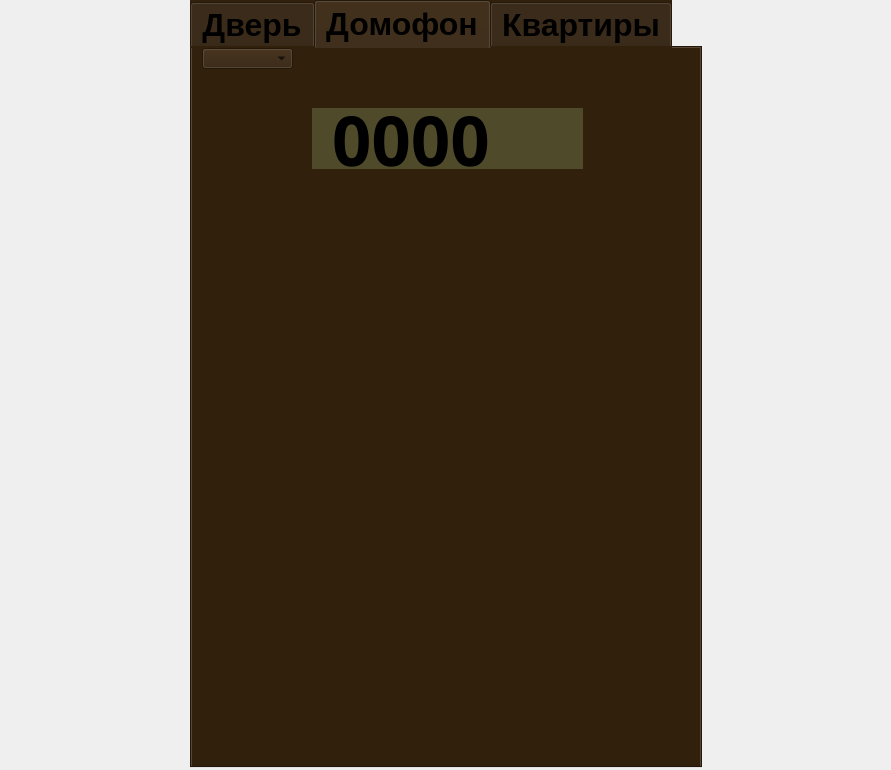
<?xml version="1.0" encoding="UTF-8"?>
<ui version="4.0">
 <class>MainWindow</class>
 <widget class="QMainWindow" name="MainWindow">
  <property name="enabled">
   <bool>true</bool>
  </property>
  <property name="geometry">
   <rect>
    <x>0</x>
    <y>0</y>
    <width>891</width>
    <height>770</height>
   </rect>
  </property>
  <property name="windowTitle">
   <string>MainWindow</string>
  </property>
  <property name="autoFillBackground">
   <bool>false</bool>
  </property>
  <widget class="QWidget" name="centralwidget">
   <property name="styleSheet">
    <string notr="true">#centralwidget  {background-image:  url(:/new/prefix1/images/background.png);}</string>
   </property>
   <widget class="QTabWidget" name="tabdoor">
    <property name="geometry">
     <rect>
      <x>190</x>
      <y>0</y>
      <width>512</width>
      <height>768</height>
     </rect>
    </property>
    <property name="font">
     <font>
      <family>MS Sans Serif</family>
      <pointsize>24</pointsize>
      <bold>true</bold>
     </font>
    </property>
    <property name="cursor">
     <cursorShape>ArrowCursor</cursorShape>
    </property>
    <property name="styleSheet">
     <string notr="true">background-color: rgb(49, 32, 12);</string>
    </property>
    <property name="tabPosition">
     <enum>QTabWidget::North</enum>
    </property>
    <property name="tabShape">
     <enum>QTabWidget::Rounded</enum>
    </property>
    <property name="currentIndex">
     <number>1</number>
    </property>
    <widget class="QWidget" name="tabDoor">
     <property name="styleSheet">
      <string notr="true">border-image: url(:/new/prefix1/images/door_close.png);</string>
     </property>
     <property name="inputMethodHints">
      <set>Qt::ImhNone</set>
     </property>
     <attribute name="title">
      <string>Дверь</string>
     </attribute>
     <widget class="QStackedWidget" name="stackedDoor">
      <property name="geometry">
       <rect>
        <x>0</x>
        <y>0</y>
        <width>511</width>
        <height>741</height>
       </rect>
      </property>
      <property name="currentIndex">
       <number>0</number>
      </property>
      <widget class="QWidget" name="lockDoor">
       <property name="styleSheet">
        <string notr="true">border-image: url(:/new/prefix1/images/door_close.png);</string>
       </property>
      </widget>
      <widget class="QWidget" name="openDoor">
       <property name="styleSheet">
        <string notr="true">border-image: url(:/new/prefix1/images/door_open.png);</string>
       </property>
      </widget>
     </widget>
    </widget>
    <widget class="QWidget" name="tabIntercom">
     <property name="styleSheet">
      <string notr="true">
#tabIntercom {border-image: url(:/new/prefix1/images/intercom.png);
}
</string>
     </property>
     <attribute name="title">
      <string>Домофон</string>
     </attribute>
     <widget class="QPushButton" name="btnKeyReader">
      <property name="geometry">
       <rect>
        <x>90</x>
        <y>460</y>
        <width>101</width>
        <height>101</height>
       </rect>
      </property>
      <property name="cursor">
       <cursorShape>PointingHandCursor</cursorShape>
      </property>
      <property name="autoFillBackground">
       <bool>false</bool>
      </property>
      <property name="text">
       <string/>
      </property>
      <property name="flat">
       <bool>true</bool>
      </property>
     </widget>
     <widget class="QLineEdit" name="lineEditNumber">
      <property name="geometry">
       <rect>
        <x>120</x>
        <y>60</y>
        <width>271</width>
        <height>61</height>
       </rect>
      </property>
      <property name="sizePolicy">
       <sizepolicy hsizetype="Expanding" vsizetype="Fixed">
        <horstretch>0</horstretch>
        <verstretch>0</verstretch>
       </sizepolicy>
      </property>
      <property name="sizeIncrement">
       <size>
        <width>0</width>
        <height>0</height>
       </size>
      </property>
      <property name="baseSize">
       <size>
        <width>0</width>
        <height>0</height>
       </size>
      </property>
      <property name="font">
       <font>
        <family>Unispace</family>
        <pointsize>52</pointsize>
        <bold>true</bold>
       </font>
      </property>
      <property name="cursor">
       <cursorShape>ArrowCursor</cursorShape>
      </property>
      <property name="contextMenuPolicy">
       <enum>Qt::DefaultContextMenu</enum>
      </property>
      <property name="layoutDirection">
       <enum>Qt::LeftToRight</enum>
      </property>
      <property name="styleSheet">
       <string notr="true">background-color: rgb(79, 74, 42);</string>
      </property>
      <property name="inputMethodHints">
       <set>Qt::ImhNone</set>
      </property>
      <property name="text">
       <string> 0000</string>
      </property>
      <property name="frame">
       <bool>false</bool>
      </property>
      <property name="echoMode">
       <enum>QLineEdit::Normal</enum>
      </property>
      <property name="cursorPosition">
       <number>5</number>
      </property>
      <property name="dragEnabled">
       <bool>false</bool>
      </property>
      <property name="readOnly">
       <bool>true</bool>
      </property>
     </widget>
     <widget class="QPushButton" name="btn1">
      <property name="enabled">
       <bool>true</bool>
      </property>
      <property name="geometry">
       <rect>
        <x>230</x>
        <y>300</y>
        <width>51</width>
        <height>51</height>
       </rect>
      </property>
      <property name="cursor">
       <cursorShape>PointingHandCursor</cursorShape>
      </property>
      <property name="mouseTracking">
       <bool>false</bool>
      </property>
      <property name="tabletTracking">
       <bool>false</bool>
      </property>
      <property name="acceptDrops">
       <bool>false</bool>
      </property>
      <property name="layoutDirection">
       <enum>Qt::LeftToRight</enum>
      </property>
      <property name="autoFillBackground">
       <bool>false</bool>
      </property>
      <property name="text">
       <string/>
      </property>
      <property name="flat">
       <bool>true</bool>
      </property>
     </widget>
     <widget class="QPushButton" name="btn2">
      <property name="geometry">
       <rect>
        <x>310</x>
        <y>300</y>
        <width>51</width>
        <height>51</height>
       </rect>
      </property>
      <property name="cursor">
       <cursorShape>PointingHandCursor</cursorShape>
      </property>
      <property name="text">
       <string/>
      </property>
      <property name="flat">
       <bool>true</bool>
      </property>
     </widget>
     <widget class="QPushButton" name="btn3">
      <property name="geometry">
       <rect>
        <x>390</x>
        <y>300</y>
        <width>51</width>
        <height>51</height>
       </rect>
      </property>
      <property name="cursor">
       <cursorShape>PointingHandCursor</cursorShape>
      </property>
      <property name="text">
       <string/>
      </property>
      <property name="flat">
       <bool>true</bool>
      </property>
     </widget>
     <widget class="QPushButton" name="btn4">
      <property name="geometry">
       <rect>
        <x>230</x>
        <y>370</y>
        <width>51</width>
        <height>51</height>
       </rect>
      </property>
      <property name="cursor">
       <cursorShape>PointingHandCursor</cursorShape>
      </property>
      <property name="text">
       <string/>
      </property>
      <property name="flat">
       <bool>true</bool>
      </property>
     </widget>
     <widget class="QPushButton" name="btn5">
      <property name="geometry">
       <rect>
        <x>310</x>
        <y>370</y>
        <width>51</width>
        <height>51</height>
       </rect>
      </property>
      <property name="cursor">
       <cursorShape>PointingHandCursor</cursorShape>
      </property>
      <property name="text">
       <string/>
      </property>
      <property name="flat">
       <bool>true</bool>
      </property>
     </widget>
     <widget class="QPushButton" name="btn6">
      <property name="geometry">
       <rect>
        <x>390</x>
        <y>370</y>
        <width>51</width>
        <height>51</height>
       </rect>
      </property>
      <property name="cursor">
       <cursorShape>PointingHandCursor</cursorShape>
      </property>
      <property name="text">
       <string/>
      </property>
      <property name="flat">
       <bool>true</bool>
      </property>
     </widget>
     <widget class="QPushButton" name="btn7">
      <property name="geometry">
       <rect>
        <x>230</x>
        <y>440</y>
        <width>51</width>
        <height>51</height>
       </rect>
      </property>
      <property name="cursor">
       <cursorShape>PointingHandCursor</cursorShape>
      </property>
      <property name="text">
       <string/>
      </property>
      <property name="flat">
       <bool>true</bool>
      </property>
     </widget>
     <widget class="QPushButton" name="btn8">
      <property name="geometry">
       <rect>
        <x>310</x>
        <y>440</y>
        <width>51</width>
        <height>51</height>
       </rect>
      </property>
      <property name="cursor">
       <cursorShape>PointingHandCursor</cursorShape>
      </property>
      <property name="text">
       <string/>
      </property>
      <property name="flat">
       <bool>true</bool>
      </property>
     </widget>
     <widget class="QPushButton" name="btn9">
      <property name="geometry">
       <rect>
        <x>390</x>
        <y>440</y>
        <width>51</width>
        <height>51</height>
       </rect>
      </property>
      <property name="cursor">
       <cursorShape>PointingHandCursor</cursorShape>
      </property>
      <property name="text">
       <string/>
      </property>
      <property name="flat">
       <bool>true</bool>
      </property>
     </widget>
     <widget class="QPushButton" name="btn0">
      <property name="geometry">
       <rect>
        <x>310</x>
        <y>520</y>
        <width>51</width>
        <height>51</height>
       </rect>
      </property>
      <property name="cursor">
       <cursorShape>PointingHandCursor</cursorShape>
      </property>
      <property name="text">
       <string/>
      </property>
      <property name="flat">
       <bool>true</bool>
      </property>
     </widget>
     <widget class="QPushButton" name="Call">
      <property name="geometry">
       <rect>
        <x>270</x>
        <y>590</y>
        <width>141</width>
        <height>51</height>
       </rect>
      </property>
      <property name="cursor">
       <cursorShape>PointingHandCursor</cursorShape>
      </property>
      <property name="text">
       <string/>
      </property>
      <property name="flat">
       <bool>true</bool>
      </property>
     </widget>
     <widget class="QPushButton" name="btnStar">
      <property name="geometry">
       <rect>
        <x>230</x>
        <y>510</y>
        <width>51</width>
        <height>51</height>
       </rect>
      </property>
      <property name="cursor">
       <cursorShape>PointingHandCursor</cursorShape>
      </property>
      <property name="text">
       <string/>
      </property>
      <property name="flat">
       <bool>true</bool>
      </property>
     </widget>
     <widget class="QPushButton" name="btnGrid">
      <property name="geometry">
       <rect>
        <x>390</x>
        <y>520</y>
        <width>51</width>
        <height>51</height>
       </rect>
      </property>
      <property name="cursor">
       <cursorShape>PointingHandCursor</cursorShape>
      </property>
      <property name="text">
       <string/>
      </property>
      <property name="flat">
       <bool>true</bool>
      </property>
     </widget>
     <widget class="QComboBox" name="comboBox">
      <property name="geometry">
       <rect>
        <x>10</x>
        <y>0</y>
        <width>91</width>
        <height>21</height>
       </rect>
      </property>
     </widget>
    </widget>
    <widget class="QWidget" name="tabBuilding">
     <property name="styleSheet">
      <string notr="true">
#tabHandset {border-image: url(:/new/prefix1/images/handset.png);
}
</string>
     </property>
     <attribute name="title">
      <string>Квартиры</string>
     </attribute>
     <widget class="QStackedWidget" name="stackedApartment">
      <property name="geometry">
       <rect>
        <x>0</x>
        <y>0</y>
        <width>511</width>
        <height>741</height>
       </rect>
      </property>
      <property name="currentIndex">
       <number>0</number>
      </property>
      <widget class="QWidget" name="building">
       <property name="styleSheet">
        <string notr="true">#building  {border-image:  url(:/new/prefix1/images/Building.png);
}</string>
       </property>
       <widget class="QPushButton" name="app6">
        <property name="geometry">
         <rect>
          <x>160</x>
          <y>400</y>
          <width>61</width>
          <height>131</height>
         </rect>
        </property>
        <property name="font">
         <font>
          <family>MS Serif</family>
          <pointsize>16</pointsize>
          <bold>true</bold>
         </font>
        </property>
        <property name="cursor">
         <cursorShape>PointingHandCursor</cursorShape>
        </property>
        <property name="text">
         <string>6</string>
        </property>
        <property name="flat">
         <bool>true</bool>
        </property>
       </widget>
       <widget class="QPushButton" name="app7">
        <property name="geometry">
         <rect>
          <x>290</x>
          <y>400</y>
          <width>61</width>
          <height>131</height>
         </rect>
        </property>
        <property name="font">
         <font>
          <family>MS Serif</family>
          <pointsize>16</pointsize>
          <bold>true</bold>
         </font>
        </property>
        <property name="cursor">
         <cursorShape>PointingHandCursor</cursorShape>
        </property>
        <property name="text">
         <string>7</string>
        </property>
        <property name="flat">
         <bool>true</bool>
        </property>
       </widget>
       <widget class="QPushButton" name="app12">
        <property name="geometry">
         <rect>
          <x>390</x>
          <y>250</y>
          <width>71</width>
          <height>121</height>
         </rect>
        </property>
        <property name="font">
         <font>
          <family>MS Serif</family>
          <pointsize>16</pointsize>
          <bold>true</bold>
         </font>
        </property>
        <property name="cursor">
         <cursorShape>PointingHandCursor</cursorShape>
        </property>
        <property name="text">
         <string>12</string>
        </property>
        <property name="flat">
         <bool>true</bool>
        </property>
       </widget>
       <widget class="QPushButton" name="app4">
        <property name="geometry">
         <rect>
          <x>390</x>
          <y>560</y>
          <width>71</width>
          <height>131</height>
         </rect>
        </property>
        <property name="font">
         <font>
          <family>MS Serif</family>
          <pointsize>16</pointsize>
          <bold>true</bold>
         </font>
        </property>
        <property name="cursor">
         <cursorShape>PointingHandCursor</cursorShape>
        </property>
        <property name="text">
         <string>4</string>
        </property>
        <property name="flat">
         <bool>true</bool>
        </property>
       </widget>
       <widget class="QPushButton" name="app3">
        <property name="geometry">
         <rect>
          <x>290</x>
          <y>560</y>
          <width>61</width>
          <height>131</height>
         </rect>
        </property>
        <property name="font">
         <font>
          <family>MS Serif</family>
          <pointsize>16</pointsize>
          <bold>true</bold>
         </font>
        </property>
        <property name="cursor">
         <cursorShape>PointingHandCursor</cursorShape>
        </property>
        <property name="text">
         <string>3</string>
        </property>
        <property name="flat">
         <bool>true</bool>
        </property>
       </widget>
       <widget class="QPushButton" name="app2">
        <property name="geometry">
         <rect>
          <x>160</x>
          <y>560</y>
          <width>61</width>
          <height>131</height>
         </rect>
        </property>
        <property name="font">
         <font>
          <family>MS Serif</family>
          <pointsize>16</pointsize>
          <bold>true</bold>
         </font>
        </property>
        <property name="cursor">
         <cursorShape>PointingHandCursor</cursorShape>
        </property>
        <property name="text">
         <string>2</string>
        </property>
        <property name="flat">
         <bool>true</bool>
        </property>
       </widget>
       <widget class="QPushButton" name="app1">
        <property name="geometry">
         <rect>
          <x>50</x>
          <y>560</y>
          <width>71</width>
          <height>131</height>
         </rect>
        </property>
        <property name="font">
         <font>
          <family>MS Serif</family>
          <pointsize>16</pointsize>
          <bold>true</bold>
         </font>
        </property>
        <property name="cursor">
         <cursorShape>PointingHandCursor</cursorShape>
        </property>
        <property name="text">
         <string>1</string>
        </property>
        <property name="flat">
         <bool>true</bool>
        </property>
       </widget>
       <widget class="QPushButton" name="app5">
        <property name="geometry">
         <rect>
          <x>50</x>
          <y>400</y>
          <width>71</width>
          <height>131</height>
         </rect>
        </property>
        <property name="font">
         <font>
          <family>MS Serif</family>
          <pointsize>16</pointsize>
          <bold>true</bold>
         </font>
        </property>
        <property name="cursor">
         <cursorShape>PointingHandCursor</cursorShape>
        </property>
        <property name="text">
         <string>5</string>
        </property>
        <property name="flat">
         <bool>true</bool>
        </property>
       </widget>
       <widget class="QPushButton" name="app9">
        <property name="geometry">
         <rect>
          <x>50</x>
          <y>250</y>
          <width>71</width>
          <height>121</height>
         </rect>
        </property>
        <property name="font">
         <font>
          <family>MS Serif</family>
          <pointsize>16</pointsize>
          <bold>true</bold>
         </font>
        </property>
        <property name="cursor">
         <cursorShape>PointingHandCursor</cursorShape>
        </property>
        <property name="text">
         <string>9</string>
        </property>
        <property name="flat">
         <bool>true</bool>
        </property>
       </widget>
       <widget class="QPushButton" name="app13">
        <property name="geometry">
         <rect>
          <x>50</x>
          <y>90</y>
          <width>61</width>
          <height>131</height>
         </rect>
        </property>
        <property name="font">
         <font>
          <family>MS Serif</family>
          <pointsize>16</pointsize>
          <bold>true</bold>
         </font>
        </property>
        <property name="cursor">
         <cursorShape>PointingHandCursor</cursorShape>
        </property>
        <property name="text">
         <string>13</string>
        </property>
        <property name="flat">
         <bool>true</bool>
        </property>
       </widget>
       <widget class="QPushButton" name="app10">
        <property name="geometry">
         <rect>
          <x>160</x>
          <y>250</y>
          <width>61</width>
          <height>121</height>
         </rect>
        </property>
        <property name="font">
         <font>
          <family>MS Serif</family>
          <pointsize>16</pointsize>
          <bold>true</bold>
         </font>
        </property>
        <property name="cursor">
         <cursorShape>PointingHandCursor</cursorShape>
        </property>
        <property name="text">
         <string>10</string>
        </property>
        <property name="flat">
         <bool>true</bool>
        </property>
       </widget>
       <widget class="QPushButton" name="app14">
        <property name="geometry">
         <rect>
          <x>160</x>
          <y>90</y>
          <width>61</width>
          <height>131</height>
         </rect>
        </property>
        <property name="font">
         <font>
          <family>MS Serif</family>
          <pointsize>16</pointsize>
          <bold>true</bold>
         </font>
        </property>
        <property name="cursor">
         <cursorShape>PointingHandCursor</cursorShape>
        </property>
        <property name="text">
         <string>14</string>
        </property>
        <property name="flat">
         <bool>true</bool>
        </property>
       </widget>
       <widget class="QPushButton" name="app15">
        <property name="geometry">
         <rect>
          <x>290</x>
          <y>90</y>
          <width>61</width>
          <height>131</height>
         </rect>
        </property>
        <property name="font">
         <font>
          <family>MS Serif</family>
          <pointsize>16</pointsize>
          <bold>true</bold>
         </font>
        </property>
        <property name="cursor">
         <cursorShape>PointingHandCursor</cursorShape>
        </property>
        <property name="text">
         <string>15</string>
        </property>
        <property name="flat">
         <bool>true</bool>
        </property>
       </widget>
       <widget class="QPushButton" name="app11">
        <property name="geometry">
         <rect>
          <x>290</x>
          <y>250</y>
          <width>61</width>
          <height>121</height>
         </rect>
        </property>
        <property name="font">
         <font>
          <family>MS Serif</family>
          <pointsize>16</pointsize>
          <bold>true</bold>
         </font>
        </property>
        <property name="cursor">
         <cursorShape>PointingHandCursor</cursorShape>
        </property>
        <property name="text">
         <string>11</string>
        </property>
        <property name="flat">
         <bool>true</bool>
        </property>
       </widget>
       <widget class="QPushButton" name="app8">
        <property name="geometry">
         <rect>
          <x>390</x>
          <y>400</y>
          <width>71</width>
          <height>131</height>
         </rect>
        </property>
        <property name="font">
         <font>
          <family>MS Serif</family>
          <pointsize>16</pointsize>
          <bold>true</bold>
         </font>
        </property>
        <property name="cursor">
         <cursorShape>PointingHandCursor</cursorShape>
        </property>
        <property name="text">
         <string>8</string>
        </property>
        <property name="flat">
         <bool>true</bool>
        </property>
       </widget>
       <widget class="QPushButton" name="app16">
        <property name="geometry">
         <rect>
          <x>390</x>
          <y>90</y>
          <width>71</width>
          <height>131</height>
         </rect>
        </property>
        <property name="font">
         <font>
          <family>MS Serif</family>
          <pointsize>16</pointsize>
          <bold>true</bold>
         </font>
        </property>
        <property name="cursor">
         <cursorShape>PointingHandCursor</cursorShape>
        </property>
        <property name="text">
         <string>16</string>
        </property>
        <property name="flat">
         <bool>true</bool>
        </property>
       </widget>
      </widget>
      <widget class="QWidget" name="handset">
       <property name="styleSheet">
        <string notr="true">#handset {border-image:  url(:/new/prefix1/images/handset.png);
}</string>
       </property>
       <widget class="QPushButton" name="btnOpenFromApt">
        <property name="geometry">
         <rect>
          <x>230</x>
          <y>290</y>
          <width>51</width>
          <height>41</height>
         </rect>
        </property>
        <property name="cursor">
         <cursorShape>PointingHandCursor</cursorShape>
        </property>
        <property name="autoFillBackground">
         <bool>false</bool>
        </property>
        <property name="text">
         <string/>
        </property>
        <property name="autoDefault">
         <bool>false</bool>
        </property>
        <property name="default">
         <bool>false</bool>
        </property>
        <property name="flat">
         <bool>true</bool>
        </property>
       </widget>
      </widget>
     </widget>
    </widget>
   </widget>
  </widget>
 </widget>
 <resources/>
 <connections/>
</ui>
